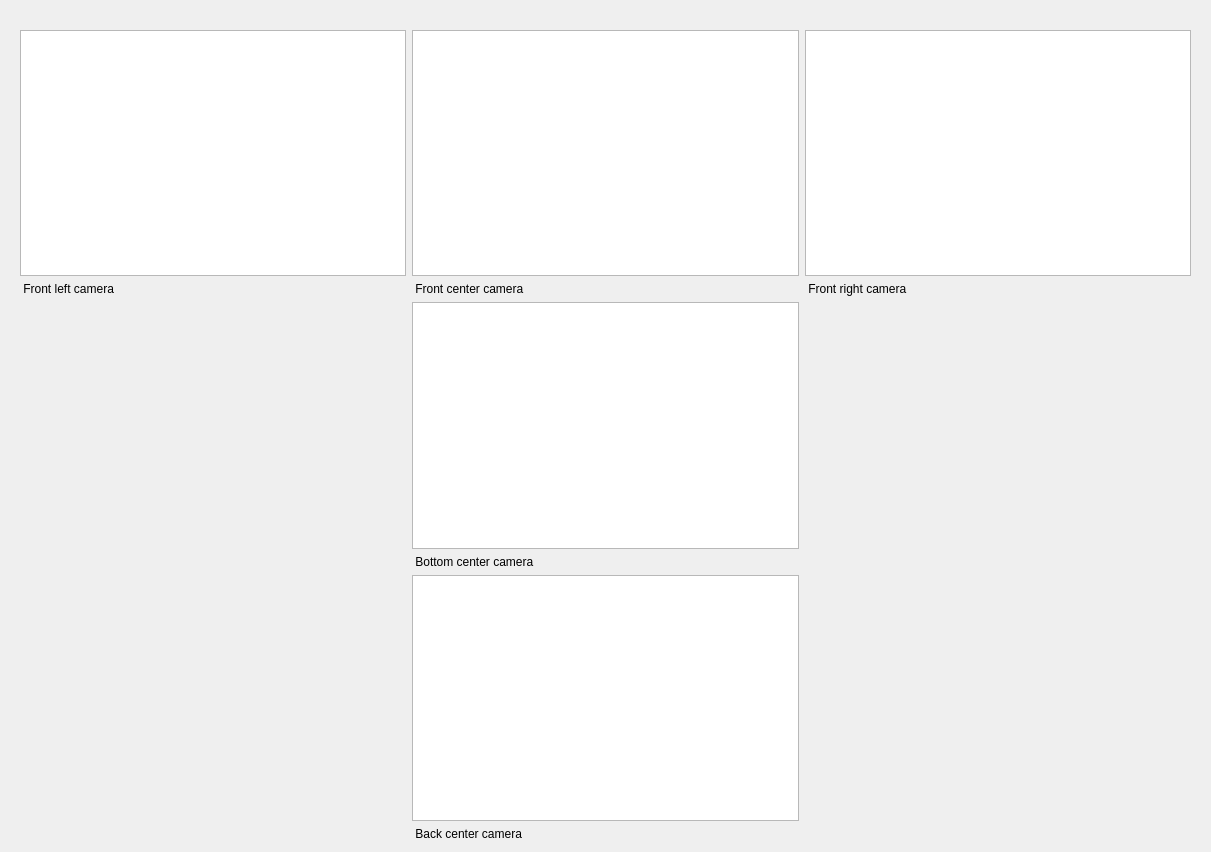
<?xml version="1.0" encoding="UTF-8"?>
<ui version="4.0">
 <class>Realtime</class>
 <widget class="QWidget" name="Realtime">
  <property name="geometry">
   <rect>
    <x>0</x>
    <y>0</y>
    <width>1211</width>
    <height>852</height>
   </rect>
  </property>
  <property name="windowTitle">
   <string>Form</string>
  </property>
  <widget class="QWidget" name="gridLayoutWidget">
   <property name="geometry">
    <rect>
     <x>20</x>
     <y>30</y>
     <width>1171</width>
     <height>811</height>
    </rect>
   </property>
   <layout class="QGridLayout" name="gridLayout">
    <item row="1" column="2">
     <widget class="QGraphicsView" name="front_right"/>
    </item>
    <item row="2" column="1">
     <widget class="QLabel" name="label_2">
      <property name="text">
       <string> Front center camera</string>
      </property>
     </widget>
    </item>
    <item row="3" column="1">
     <widget class="QGraphicsView" name="bottom_center"/>
    </item>
    <item row="1" column="0">
     <widget class="QGraphicsView" name="front_left"/>
    </item>
    <item row="5" column="1">
     <widget class="QGraphicsView" name="back_center"/>
    </item>
    <item row="1" column="1">
     <widget class="QGraphicsView" name="front_center"/>
    </item>
    <item row="2" column="2">
     <widget class="QLabel" name="label_3">
      <property name="text">
       <string> Front right camera</string>
      </property>
     </widget>
    </item>
    <item row="2" column="0">
     <widget class="QLabel" name="label">
      <property name="text">
       <string> Front left camera</string>
      </property>
     </widget>
    </item>
    <item row="4" column="1">
     <widget class="QLabel" name="label_4">
      <property name="text">
       <string> Bottom center camera</string>
      </property>
     </widget>
    </item>
    <item row="6" column="1">
     <widget class="QLabel" name="label_5">
      <property name="text">
       <string> Back center camera</string>
      </property>
     </widget>
    </item>
   </layout>
  </widget>
 </widget>
 <resources/>
 <connections/>
</ui>
